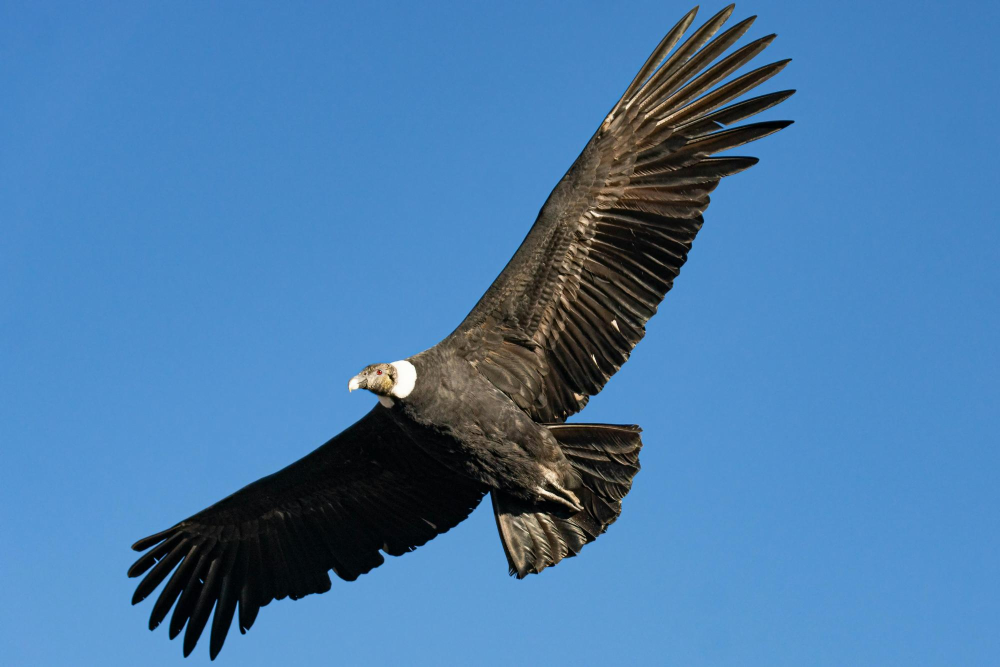
#> input picture Final/imagenes/condor.jpg, 2000 x 1333 px (shown at 1/2 size)
$ python spectral.py
#> lines starting #> are read from the running program, lines starting #| are printed output that depends on the picture
import cv2
import numpy as np
import matplotlib.pyplot as plt
from sklearn.cluster import SpectralClustering

# 1. Cargar la imagen
image = cv2.imread('./imagenes/condor.jpg')
#> image is the input picture: shape (1333, 2000, 3); mean B, G, R 171.2, 123.6, 73.2
image = cv2.cvtColor(image, cv2.COLOR_BGR2RGB)  # Convertir a RGB
plt.imshow(image)
plt.title("Imagen Original")
plt.axis('off')
plt.show()

# MODIFICAR ACA PARA QUE TENGA MAS CALIDAD
# 2. Reducir la resolución de la imagen
scale_percent = 3  # Porcentaje de reducción (ajusta este valor según tus necesidades)
width = int(image.shape[1] * scale_percent / 100)
#> width = 60
height = int(image.shape[0] * scale_percent / 100)
#> height = 39
small_image = cv2.resize(image, (width, height), interpolation=cv2.INTER_AREA)
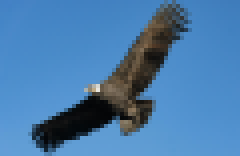
#> small_image: shape (39, 60, 3) (shown 4 times larger); mean R, G, B 73.2, 123.6, 171.2

plt.imshow(small_image)
plt.title(f"Imagen Reducida ({width}x{height})")
plt.axis('off')
plt.show()

# 3. Aplanar la imagen y normalizar los valores
pixels = small_image.reshape(-1, 3)  # Cada píxel es una fila con valores RGB
#> pixels = 2340 rows, first 8: [67, 129, 196], [67, 129, 197], [68, 130, 198], [67, 130, 196], [67, 130, 197], [68, 130, 197], [70, 131, 196], [70, 131, 196]
pixels_normalized = pixels / 255.0  # Normalizar a [0, 1]
#> pixels_normalized = 2340 rows, first 8: [0.263, 0.506, 0.769], [0.263, 0.506, 0.773], [0.267, 0.51, 0.776], [0.263, 0.51, 0.769], [0.263, 0.51, 0.773], [0.267, 0.51, 0.773], [0.275, 0.514, 0.769], [0.275, 0.514, 0.769]

# 4. Aplicar Spectral Clustering
num_clusters = 7  # Número de clusters deseados
print(f"Aplicando Spectral Clustering con {num_clusters} clusters...")
spectral = SpectralClustering(n_clusters=num_clusters, affinity='rbf', assign_labels='kmeans', random_state=42)
labels = spectral.fit_predict(pixels_normalized)
#> labels = 2340 values, max 6 at index 929, min 0 at index 817, mean 2.98

print("Reconstruyendo imagen...")
# 5. Reconstruir la imagen
clustered_image = labels.reshape(small_image.shape[:2])  # Forma de la imagen reducida
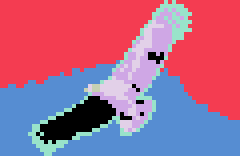
#> clustered_image: shape (39, 60) int32 (shown 4 times larger); 7 distinct labels, from 0 to 6; one colour per label, 0 black

# 6. Asignar colores a los clusters
unique_labels = np.unique(labels)
#> unique_labels = [0, 1, 2, 3, 4, 5, 6]
colors = np.random.rand(len(unique_labels), 3)  # Colores aleatorios para cada cluster
#> colors = [[0.549, 0.715, 0.603], [0.545, 0.424, 0.646], [0.438, 0.892, 0.964], [0.383, 0.792, 0.529], [0.568, 0.926, 0.071], [0.0871, 0.0202, 0.833], [0.778, 0.87, 0.979]]
colored_image = colors[clustered_image]
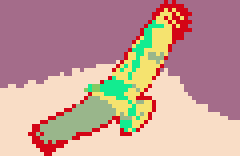
#> colored_image: shape (39, 60, 3) float64 (shown 4 times larger); mean of channels 0, 1, 2 0.586, 0.611, 0.765; drawn as B, G, R

# 7. Mostrar la imagen segmentada
plt.imshow(colored_image)
plt.title(f"Imagen Clusterizada ({num_clusters} clusters)")
plt.axis('off')
plt.show()
